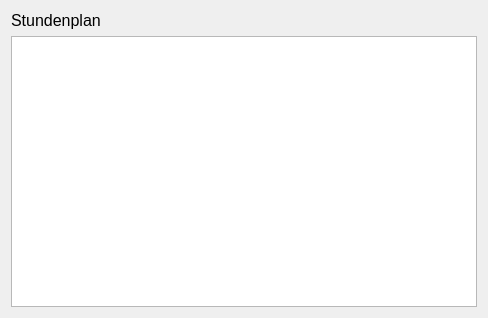
<?xml version="1.0" encoding="UTF-8"?>
<ui version="4.0">
 <class>LessonScheduleWidget</class>
 <widget class="QWidget" name="LessonScheduleWidget">
  <property name="geometry">
   <rect>
    <x>0</x>
    <y>0</y>
    <width>488</width>
    <height>318</height>
   </rect>
  </property>
  <property name="windowTitle">
   <string>Form</string>
  </property>
  <layout class="QVBoxLayout" name="verticalLayout">
   <item>
    <widget class="QLabel" name="label">
     <property name="font">
      <font>
       <pointsize>12</pointsize>
      </font>
     </property>
     <property name="text">
      <string>Stundenplan</string>
     </property>
    </widget>
   </item>
   <item>
    <widget class="QTableView" name="scheduleTable"/>
   </item>
  </layout>
 </widget>
 <resources/>
 <connections>
  <connection>
   <sender>scheduleTable</sender>
   <signal>doubleClicked(QModelIndex)</signal>
   <receiver>LessonScheduleWidget</receiver>
   <slot>editEntry(QModelIndex)</slot>
   <hints>
    <hint type="sourcelabel">
     <x>136</x>
     <y>100</y>
    </hint>
    <hint type="destinationlabel">
     <x>174</x>
     <y>10</y>
    </hint>
   </hints>
  </connection>
 </connections>
 <slots>
  <slot>editEntry(QModelIndex)</slot>
 </slots>
</ui>
